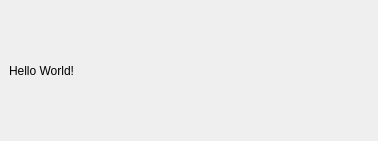
<?xml version="1.0" encoding="UTF-8"?>
<ui version="4.0">
 <class>DanPlugDockWidgetBase</class>
 <widget class="QDockWidget" name="DanPlugDockWidgetBase">
  <property name="geometry">
   <rect>
    <x>0</x>
    <y>0</y>
    <width>378</width>
    <height>141</height>
   </rect>
  </property>
  <property name="windowTitle">
   <string>DanPlug</string>
  </property>
  <widget class="QWidget" name="dockWidgetContents">
   <layout class="QGridLayout" name="gridLayout">
    <item row="0" column="0">
     <widget class="QLabel" name="label">
      <property name="text">
       <string>Hello World!</string>
      </property>
     </widget>
    </item>
   </layout>
  </widget>
 </widget>
 <resources/>
 <connections/>
</ui>
